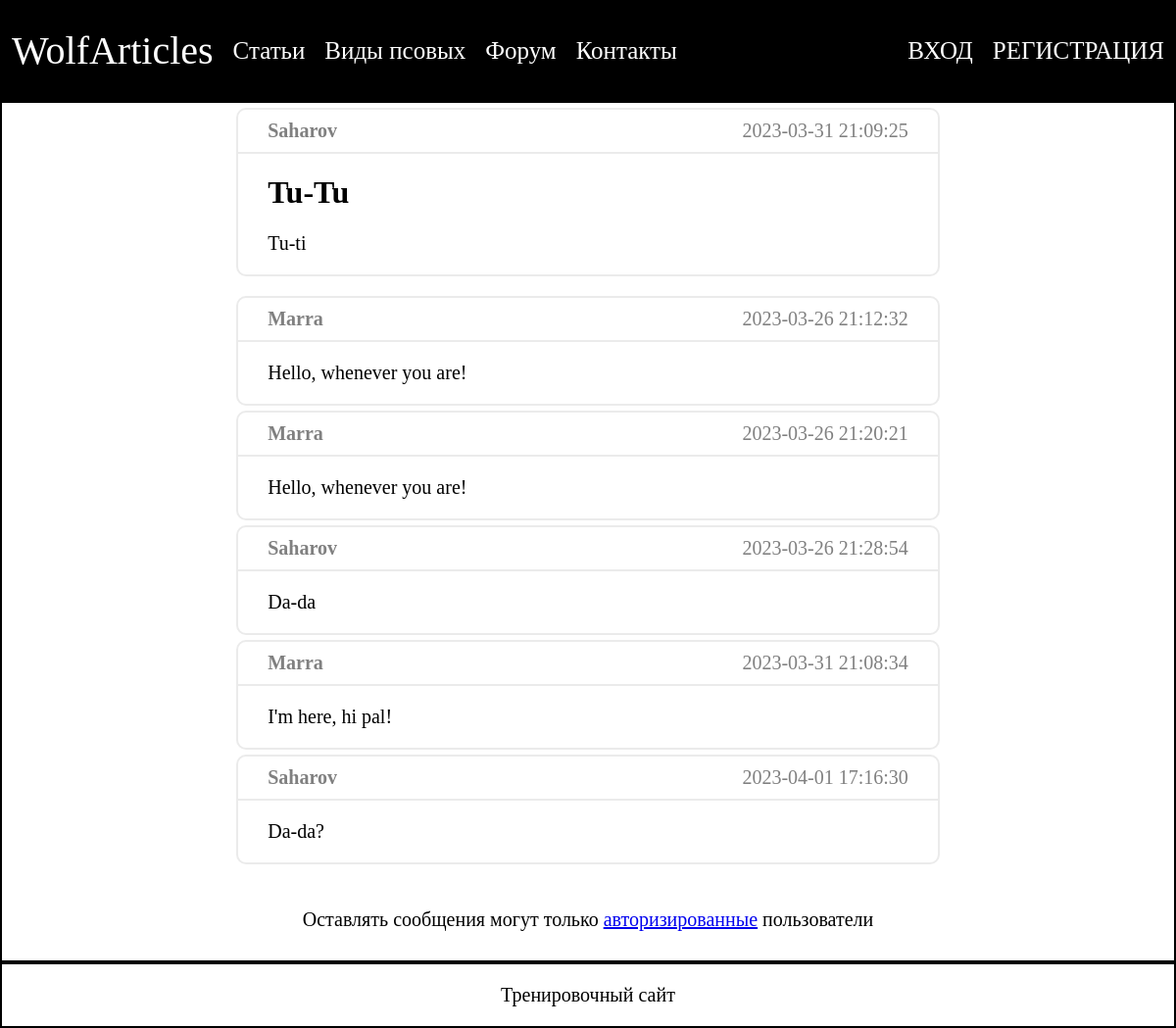
/show_forum.php?id=8, run on the app's committed database.
### tables this page shows
CREATE TABLE `forums` (
  `id` int(11) NOT NULL,
  `author_id` int(11) DEFAULT NULL,
  `name` tinytext NOT NULL,
  `descr` tinytext,
  `last_message` datetime DEFAULT NULL,
  `creation_date_time` datetime NOT NULL DEFAULT CURRENT_TIMESTAMP
);

CREATE TABLE `users` (
  `id` int(11) NOT NULL,
  `username` varchar(20) DEFAULT NULL,
  `pword` tinytext,
  `favorites` text,
  `mail` tinytext
);

CREATE TABLE `_forum_8` (
  `id` int(11) NOT NULL,
  `author_id` int(11) NOT NULL DEFAULT '0',
  `message` text NOT NULL,
  `date_time` datetime NOT NULL
);

### scripts/get_author_name.php (called while the page is built)
<?php
function get_author_name($auth_id)
{
    global $conn;
    $sql = "SELECT username FROM users WHERE id = $auth_id";
    $result = mysqli_query($conn, $sql);
    $result->data_seek(0);
    $row = $result->fetch_assoc();
    return $row["username"];
}
?>

### scripts/create_forum_messages_block.php (the view)
<div class="messages">
    <?php foreach($result as $row)
    {?>
    <div class = "message">
        <div class="message_info">
            <h1 class="comment_name"><?php echo $row["author_name"]; ?></h1>
            <p class="comment_date"><?php echo $row["date_time"]; ?></p>
        </div>
        <p class="comment_message"><?php echo $row["message"]; ?></p>
    </div>
    <?php } ?>
</div>

### scripts/get_forum_theme.php
<?php
    include_once 'connection.php';
    include_once 'get_author_name.php';
    $id = $_GET["id"];
    $sql = "SELECT * FROM forums WHERE id = \"$id\"";
    $conn = new mysqli($host, $login, $password, $database);
    $result = mysqli_query($conn, $sql);
    $result->data_seek(0);
    $row = $result->fetch_assoc();
?>
<div class="forum_theme">
    <div id="forum_info">
        <h1 id="author_name"><?php echo get_author_name($row["author_id"]); ?></h1>
        <p id="creation_date_time"><?php echo $row["creation_date_time"]; ?></p>
    </div>
    <h1 id="forum_theme"><?php echo $row["name"]; ?></h1>
    <p id="forum_descr"><?php echo $row["descr"]; ?></p1>
</div>

### styles/main.css (style rules this page uses)
html, body { height: 100%; margin: 0; font-family: 'Calibri', Times, serif; }
p { font-size: 20px; }
body { display: grid; grid-template-columns: 1fr; grid-template-rows: auto 1fr auto; grid-template-areas: "header" "content" "footer"; }

### styles/content.css (style rules this page uses)
.canine a, .article_info, .result > .item, .image, .info, .message_info, #forum_info, .pages, .data_input { display: flex; flex-direction: row; }
.article, .canine, .forum, .forum_theme, .message, .fact, .result, .input_form, .border { border: 2px; border-style: solid; border-radius: 10px; border-color: rgb(235,235,235); margin-top: 5px; margin-bottom: 5px; }
.message_info, #forum_info { justify-content: space-between; }
.message_info, #forum_info, .result > :not(:last-child) { border-bottom: 2px solid rgb(235,235,235); }
.forum_theme :is(h1, p), .comment_message, .message_info, .forum > .info, .article :is(h4, p), .forum .name, .article h1, .result > .item { padding-left: 30px; padding-right: 30px; }
.forum_theme { margin-bottom: 20px; }
.comment_name, .comment_date, #author_name, .article_author, .date_time, #creation_date_time { padding-top: 10px; padding-bottom: 10px; font-size: 20px; color: rgb(128,128,128); margin: 0; }

### data on the page
forums: author.username "Saharov", creation_date_time "2023-03-31 21:09:25", name "Tu-Tu", descr "Tu-ti"
_forum_8: author_name "Marra", date_time "2023-03-26 21:12:32", message "Hello, whenever you are!"
_forum_8: author_name "Marra", date_time "2023-03-26 21:20:21", message "Hello, whenever you are!"
_forum_8: author_name "Saharov", date_time "2023-03-26 21:28:54", message "Da-da"
_forum_8: author_name "Marra", date_time "2023-03-31 21:08:34", message "I'm here, hi pal!"
_forum_8: author_name "Saharov", date_time "2023-04-01 17:16:30", message "Da-da?"
